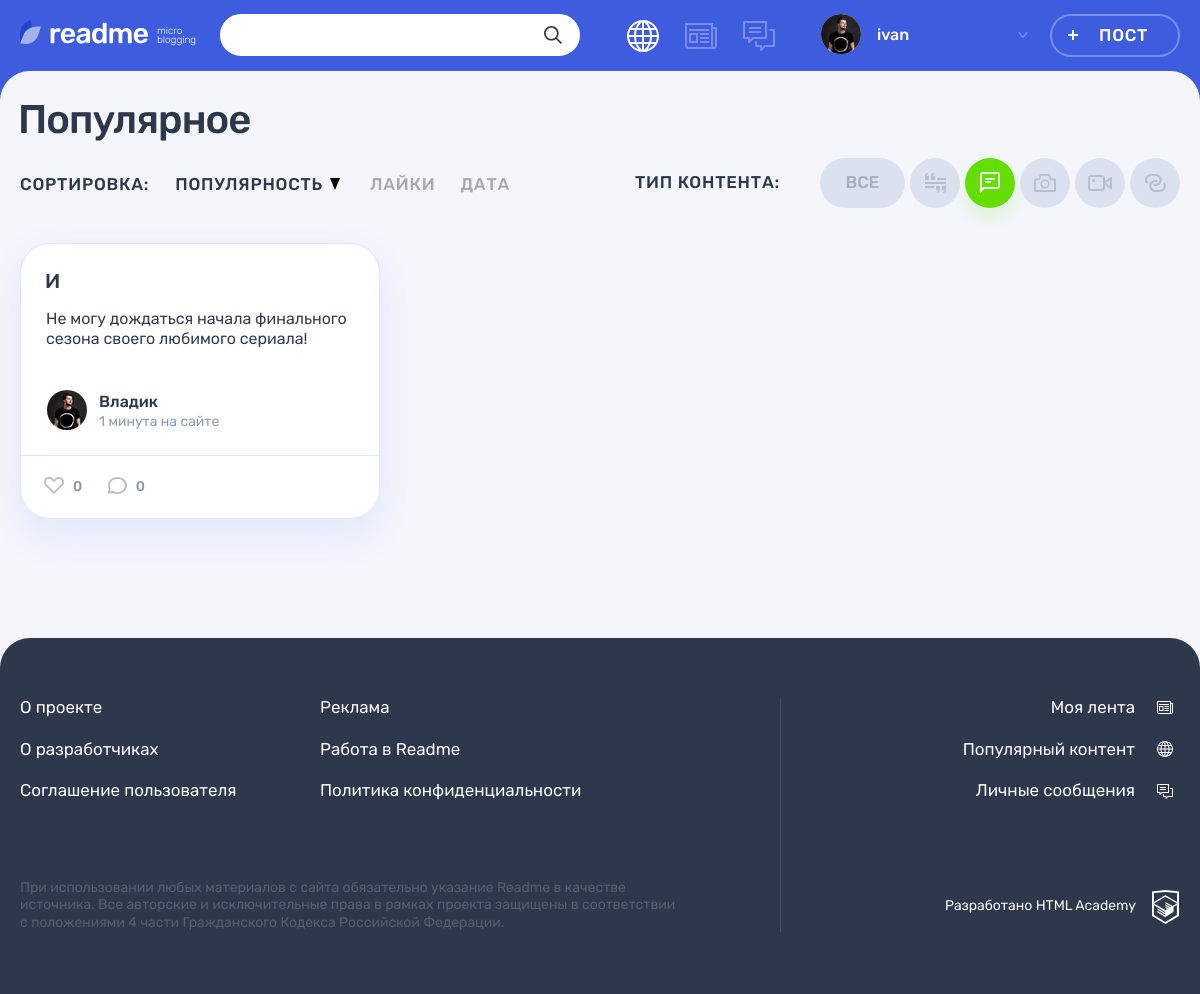
The app's page /index.php?id=2, older data.
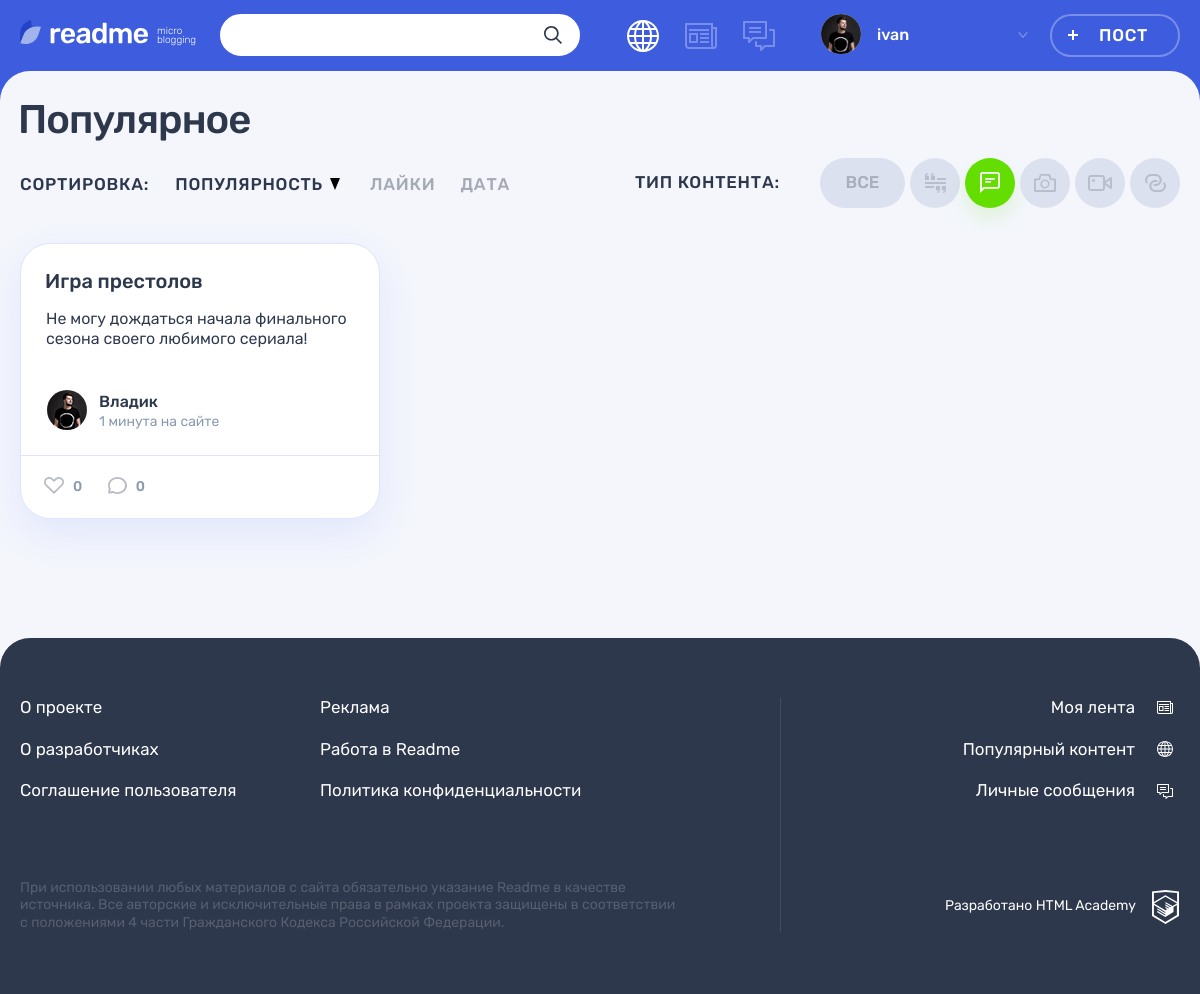
The same page, newer data.
### tables this page shows
CREATE TABLE IF NOT EXISTS posts (
  id INT AUTO_INCREMENT PRIMARY KEY,
  create_date TIMESTAMP DEFAULT CURRENT_TIMESTAMP,
  heading VARCHAR(256) NOT NULL,
  paragraph TEXT,
  author VARCHAR(128),
  image_post TEXT,
  video TEXT,
  link TEXT,
  count_views INT,
  post_author_ID INT NOT NULL,
  content_type_ID INT NOT NULL,
  FOREIGN KEY (post_author_ID) REFERENCES users(id),
  FOREIGN KEY (content_type_ID) REFERENCES content_types(id)
);

CREATE TABLE IF NOT EXISTS users (
  id INT AUTO_INCREMENT PRIMARY KEY,
  date_registration TIMESTAMP DEFAULT CURRENT_TIMESTAMP,
  email VARCHAR(128) UNIQUE NOT NULL,
  login_user VARCHAR(128) UNIQUE NOT NULL,
  password_user VARCHAR(255) NOT NULL,
  avatar TEXT
);

### helpers.php (called while the page is built, shortened)
<?php
function get_noun_plural_form(int $number, string $one, string $two, string $many): string
{
    $number = (int)$number;
    $mod10 = $number % 10;
    $mod100 = $number % 100;
    switch (true) {
        case ($mod10 === 1):
            return $one;
    }
}
function include_template($name, array $data = [])
{
    $name = 'templates/' . $name;
    extract($data);
    require $name;
    $result = ob_get_clean();
    return $result;
}
function generate_random_date($index)
{
    $deltas = [['minutes' => 59], ['hours' => 23], ['days' => 6], ['weeks' => 4], ['months' => 11]];
    $dcnt = count($deltas);
    $delta = $deltas[$index];
    $timeval = rand(1, current($delta));
    $timename = key($delta);
    $ts = strtotime("$timeval $timename ago");
    $dt = date('Y-m-d H:i:s', $ts);
    return $dt;
}

### functions/functions_db.php (called while the page is built, shortened)
<?php
function db_request($link, $sql)
{
    return mysqli_fetch_all(mysqli_query($link, $sql), MYSQLI_ASSOC);
};

### templates/main.php (the view, shortened to what the changed rows need)
<div class="container">
  <h1 class="page__title page__title--popular">Популярное</h1>
</div>
<div class="popular container">
  <div class="popular__posts">
    <?php foreach ($posts as $key => $val) : ?>
      <article class="popular__post post <?= $val['type']; ?>">
        <header class="post__header">
          <h2>
            <a href="post.php?id=<?= intval($val['id']) ?>"><?= htmlspecialchars($val['heading']); ?></a>
          </h2>
        </header>
        <div class="post__main">
          <?php if ($val['type'] === 'post-text') {
            echo string_trim($val['paragraph']);
          }
          ?>
        </div>
        <footer class="post__footer">
          <div class="post__author">
            <a class="post__author-link" href="#" title="Автор">
              <div class="post__avatar-wrapper">
                <img class="post__author-avatar" src="img/<?= $val['avatar']; ?>" alt="Аватар пользователя">
              </div>
              <div class="post__info">
                <b class="post__author-name"><?= htmlspecialchars($val['user_name']); ?></b>
                <time class="post__time" datetime="<?= $post_time = generate_random_date($key); ?>" title="<?= $fomatted_post_time = date("d.m.Y H.i", strtotime($post_time)); ?>"><?= relative_date($post_time); ?></time>
              </div>
            </a>
          </div>
          <div class="post__indicators">
            <div class="post__buttons">
              <a class="post__indicator post__indicator--likes button" href="#" title="Лайк">
                <svg class="post__indicator-icon" width="20" height="17">
                  <use xlink:href="#icon-heart"></use>
                </svg>
                <span>0</span>
              </a>
              <a class="post__indicator post__indicator--comments button" href="#" title="Комментарии">
                <svg class="post__indicator-icon" width="19" height="17">
                  <use xlink:href="#icon-comment"></use>
                </svg>
                <span>0</span>
              </a>
            </div>
          </div>
        </footer>
      </article>
    <?php endforeach; ?>
  </div>
</div>

### functions/functions.php (shortened to what the changed rows need)
<?php
function string_trim($string, $max_string_length = 300)
{
    $string = htmlspecialchars($string);
    if (mb_strlen($string) <= $max_string_length) {
        $result = "<p>$string</p>";
    }
    return $result;
};
function relative_date($post_date, $user = true)
{
    $last = ' назад';
    if ($user) {
        $last = ' на сайте';
    }
    $past = strtotime($post_date);
    $present = time();
    $diff = $present - $past;
    $result = null;
    if (floor($diff / 60) < 60) {
        $result = floor($diff / 60) . ' ' .
            get_noun_plural_form(
                floor($diff / 60),
                'минута',
                'минуты',
                'минут'
            ) .
            $last;
    }
    return $result;
};

Row changes from the older to the newer data that the page shows:
changed posts "Не могу дождаться начала финального сезона своего любимого сериала!": heading "И" → "Игра престолов"
